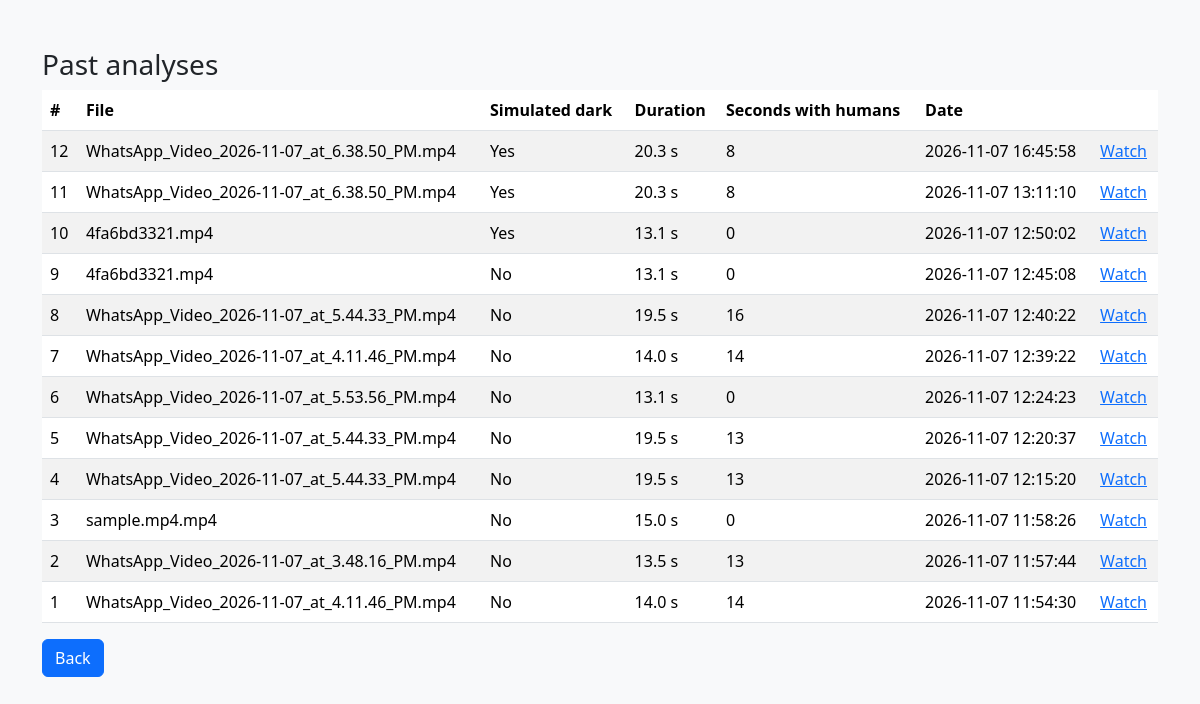
The app's page /history with its own data.
### tables this page shows
CREATE TABLE runs (
                id INTEGER PRIMARY KEY AUTOINCREMENT,
                original_name TEXT,
                result_video TEXT,
                simulated INTEGER,
                duration REAL,
                human_seconds INTEGER,
                created TEXT DEFAULT CURRENT_TIMESTAMP
            );

### app.py (the view)
@app.route("/history")
def history():
    return render_template("history.html", runs=get_runs())

### database.py (called while the page is built)
def get_runs():
    with sqlite3.connect(DB) as c:
        c.row_factory = sqlite3.Row
        return c.execute(
            "SELECT * FROM runs ORDER BY id DESC"
        ).fetchall()

### templates/history.html (shortened to what this page needs)
<!doctype html>
<html>
<head>
  <link href="https://cdn.jsdelivr.net/npm/bootstrap@5.3.3/dist/css/bootstrap.min.css" rel="stylesheet">
</head>
<body class="bg-light">
<div class="container py-5">
  <h3>Past analyses</h3>
  <div style="overflow-x:auto">
  <table class="table table-striped bg-white">
    <thead><tr><th>#</th><th>File</th><th>Simulated dark</th><th>Duration</th><th>Seconds with humans</th><th>Date</th><th></th></tr></thead>
    <tbody>
    {% for r in runs %}
      <tr>
        <td>{{ r.id }}</td><td>{{ r.original_name }}</td>
        <td>{{ "Yes" if r.simulated else "No" }}</td>
        <td>{{ r.duration }} s</td><td>{{ r.human_seconds }}</td><td>{{ r.created }}</td>
        <td><a href="/results/{{ r.result_video }}" target="_blank">Watch</a></td>
      </tr>
    {% else %}
      <tr><td colspan="7">Nothing yet.</td></tr>
    {% endfor %}
    </tbody>
  </table>
  </div>
  <a href="/" class="btn btn-primary">Back</a>
</div>
</body>
</html>

### records on screen
runs: id "12", original_name "WhatsApp_Video_2026-11-07_at_6.38.50_PM.mp4", simulated "Yes", duration "20.3", human_seconds "8", created "2026-11-07 16:45:58"
runs: id "11", original_name "WhatsApp_Video_2026-11-07_at_6.38.50_PM.mp4", simulated "Yes", duration "20.3", human_seconds "8", created "2026-11-07 13:11:10"
runs: id "10", original_name "4fa6bd3321.mp4", simulated "Yes", duration "13.1", human_seconds "0", created "2026-11-07 12:50:02"
runs: id "9", original_name "4fa6bd3321.mp4", simulated "No", duration "13.1", human_seconds "0", created "2026-11-07 12:45:08"
runs: id "8", original_name "WhatsApp_Video_2026-11-07_at_5.44.33_PM.mp4", simulated "No", duration "19.5", human_seconds "16", created "2026-11-07 12:40:22"
runs: id "7", original_name "WhatsApp_Video_2026-11-07_at_4.11.46_PM.mp4", simulated "No", duration "14.0", human_seconds "14", created "2026-11-07 12:39:22"
runs: id "6", original_name "WhatsApp_Video_2026-11-07_at_5.53.56_PM.mp4", simulated "No", duration "13.1", human_seconds "0", created "2026-11-07 12:24:23"
runs: id "5", original_name "WhatsApp_Video_2026-11-07_at_5.44.33_PM.mp4", simulated "No", duration "19.5", human_seconds "13", created "2026-11-07 12:20:37"
runs: id "4", original_name "WhatsApp_Video_2026-11-07_at_5.44.33_PM.mp4", simulated "No", duration "19.5", human_seconds "13", created "2026-11-07 12:15:20"
runs: id "3", original_name "sample.mp4.mp4", simulated "No", duration "15.0", human_seconds "0", created "2026-11-07 11:58:26"
runs: id "2", original_name "WhatsApp_Video_2026-11-07_at_3.48.16_PM.mp4", simulated "No", duration "13.5", human_seconds "13", created "2026-11-07 11:57:44"
runs: id "1", original_name "WhatsApp_Video_2026-11-07_at_4.11.46_PM.mp4", simulated "No", duration "14.0", human_seconds "14", created "2026-11-07 11:54:30"
